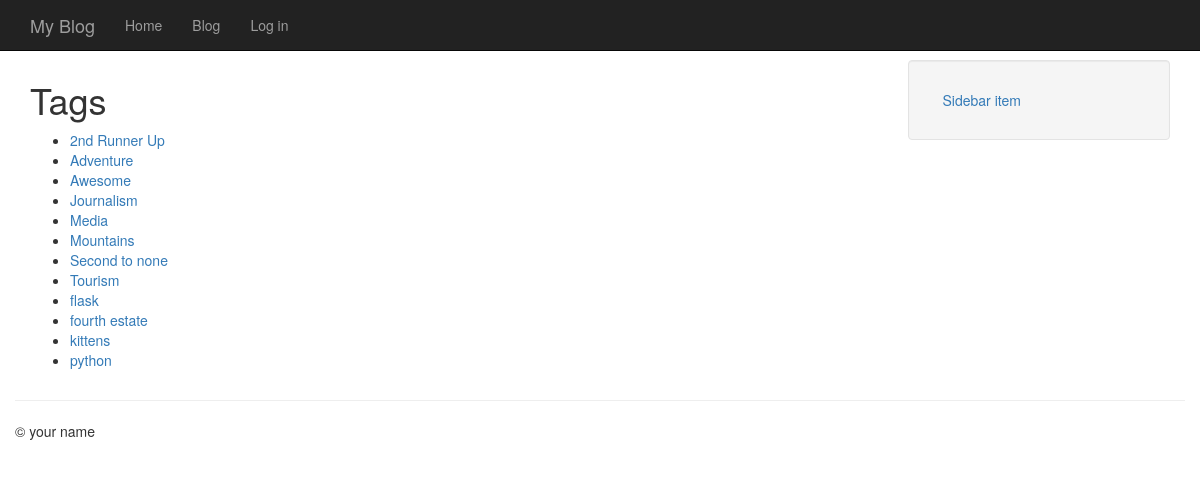
/entries/tags/, run on an earlier commit of the app's database.
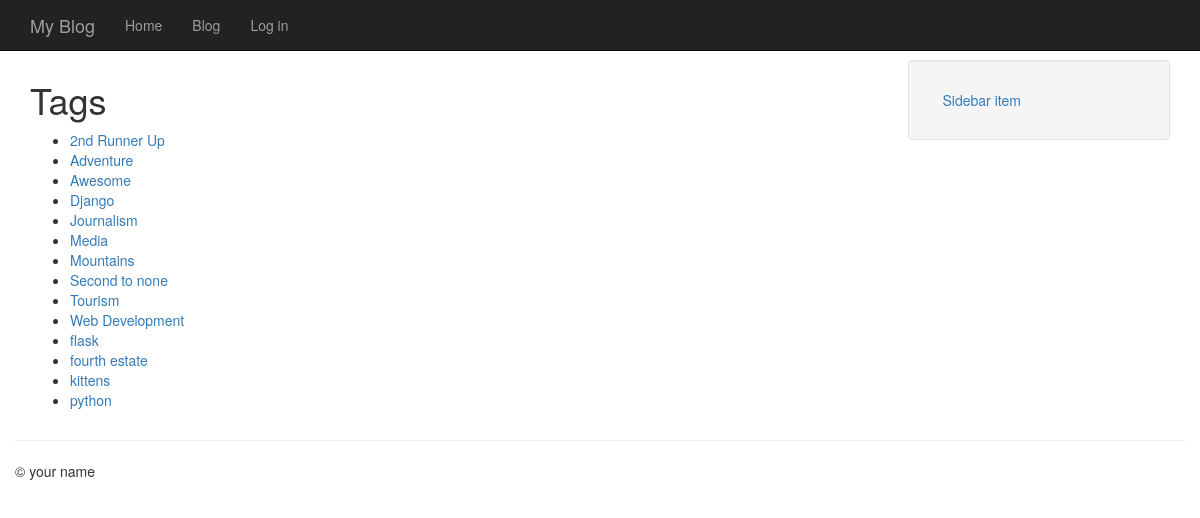
And on a later commit of the database.
### app/models.py (models this page shows, shortened)
class Tag(db.Model):
    id = db.Column(db.Integer, primary_key=True)
    name = db.Column(db.String(64))
    slug = db.Column(db.String(64), unique=True)

### app/entries/blueprint.py (the view)
@entries.route('/tags/')
def tag_index():
    tags = Tag.query.order_by(Tag.name)
    return object_list('entries/tag_index.html', tags)

### app/__init__.py (called while the page is built)
def create_app(config_class=Configuration):
    app = Flask(__name__)
    app.config.from_object(config_class) # use value from our configuration object
    db.init_app(app)
    migrate.init_app(app, db)
    login_manager.init_app(app)
    bootstrap.init_app(app)
    bcrypt.init_app(app)
    admin_dash.init_app(app)
    api = APIManager(app, flask_sqlalchemy_db=db)
    from app.views import views
    app.register_blueprint(views, url_prefix='/')
    from app.entries.blueprint import entries
    app.register_blueprint(entries, url_prefix='/entries')
    @app.before_request
    def _before_request():
        g.user = current_user
    @app.before_request
    def _last_page_visited():
        if "current_page" in session:
            session["last_page"] = session["current_page"]
        session["current_page"] = request.path
    from app import admin
    from app import api
    return app

### app/entries/templates/entries/tag_index.html (shortened to what this page needs)
{% extends "base.html" %}
{% block content_title %}Tags {% endblock %}
{% block content %}
    <ul>
        {% for tag in object_list.items %}
            <li><a href="{{ url_for('entries.tag_detail', slug=tag.slug) }}">{{ tag.name }}</a></li>
        {% endfor %}
    </ul>
{% endblock %}

What changed in the data, as far as the page shows it:
added Tag: name "Django"
added Tag: name "Web Development"
